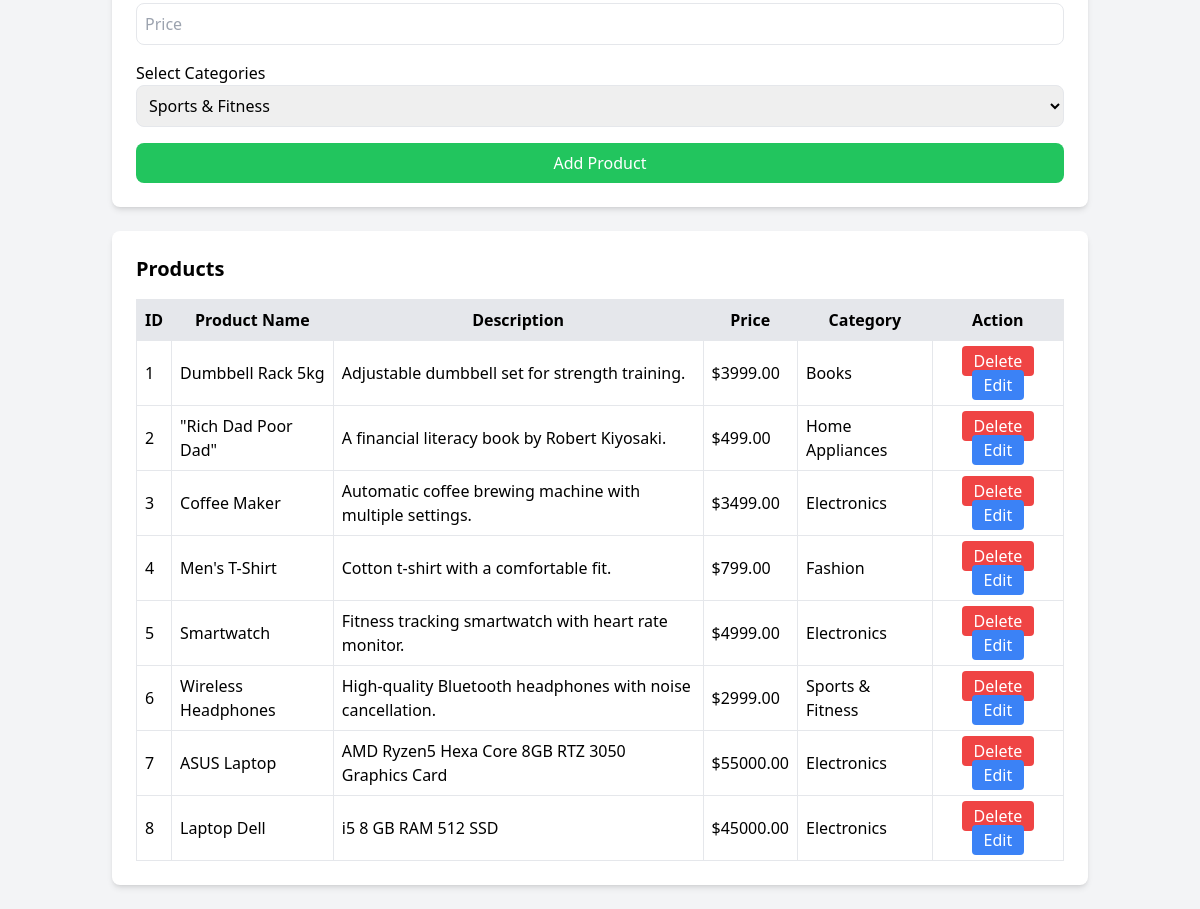
Page /admin-panel/dashboard/ (lower part) on the earlier database version.
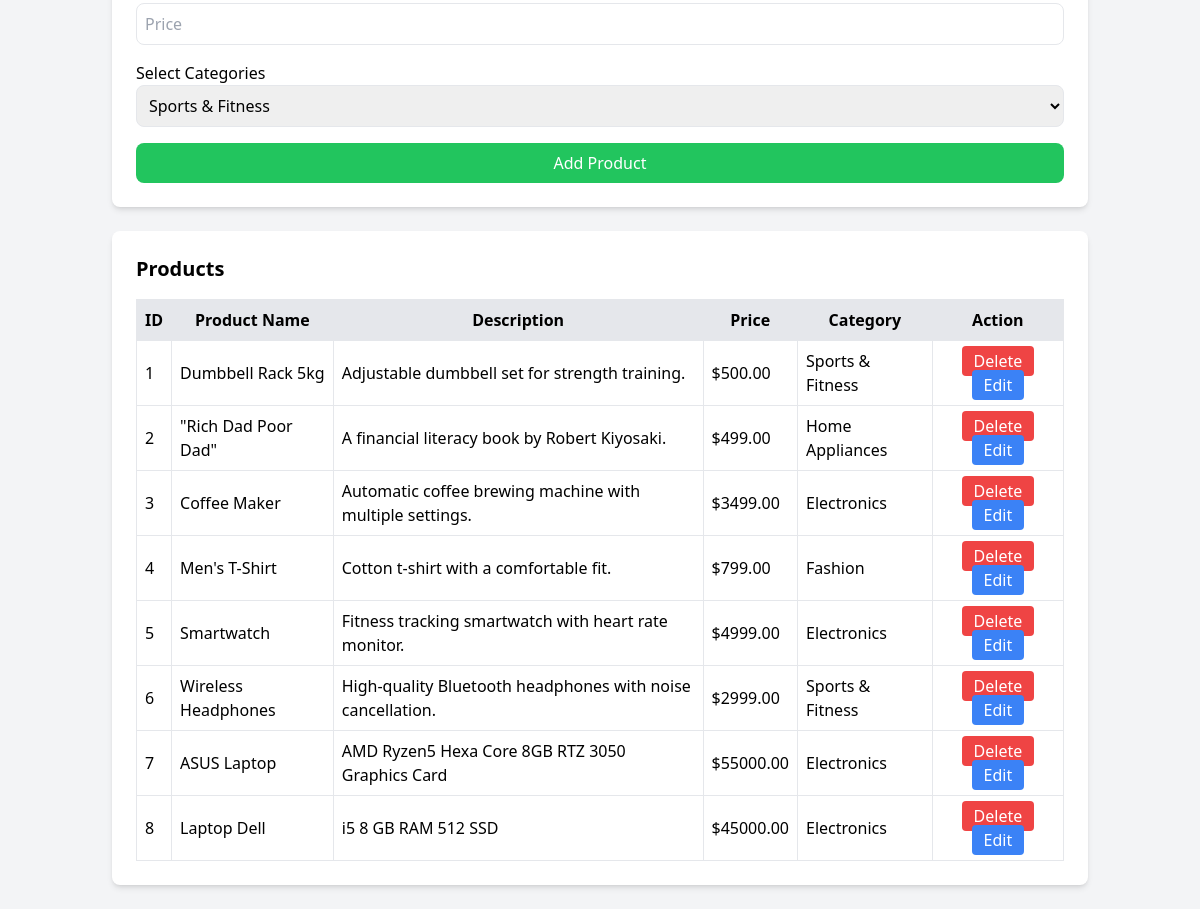
Same page on the later database version.
### adminpanel/models.py (models this page shows, shortened)
class Product(models.Model):
    category = models.ForeignKey(Category, on_delete=models.CASCADE)
    prod_name = models.CharField(max_length=255)
    description = models.TextField()
    price = models.DecimalField(max_digits=10, decimal_places=2)
    created_at = models.DateTimeField(auto_now_add=True)

class Category(models.Model):
    category_name = models.CharField(max_length=100, unique=True)

### adminpanel/views.py (the view, shortened to what this page needs)
# urls.py: path('dashboard/', dashboard, name = "dashboard"),
def dashboard(request):
    cat = Category.objects.all().order_by("-id")
    products = Product.objects.all().order_by("-id")
    categories = Category.objects.all()
    return render(request,"adminhome.html",context={'category_data':cat,'product_data':products,})

### adminpanel/templates/adminhome.html (shortened to what this page needs)
<!DOCTYPE html>
<html lang="en">
<head>
    <script src="https://cdn.tailwindcss.com"></script>
</head>
<body class="bg-gray-100">
    <div class="container mx-auto p-6">
        <div class="bg-white p-6 rounded-lg shadow-md">
            <form method="POST" action="{% url 'add-product' %}"  enctype="multipart/form-data">
                <input type="number" name="price" placeholder="Price" class="w-full p-2 border rounded-lg mb-4">
                <h3>Select Categories</h3>
                <select name="category" class="w-full p-2 border rounded-lg mb-4">
                    {% for category in category_data %}
                    <option value="{{ category.id }}">{{ category.category_name }}</option>
                    {% endfor %}
                </select>
                <button type="submit" class="w-full bg-green-500 text-white py-2 rounded-lg hover:bg-green-600">Add
                    Product</button>
            </form>
        </div>
        <div class="bg-white p-6 rounded-lg shadow-md mt-6">
            <h2 class="text-xl font-semibold mb-4">Products</h2>
            {% if product_data %}
            <table class="w-full border-collapse border border-gray-300">
                <thead>
                    <tr class="bg-gray-200">
                        <th class="border p-2">ID</th>
                        <th class="border p-2">Product Name</th>
                        <th class="border p-2">Description</th>
                        <th class="border p-2">Price</th>
                        <th class="border p-2">Category</th>
                        <th class="border p-2">Action</th>
                    </tr>
                </thead>
                <tbody>
                    {% for product in product_data %}
                    <tr>
                        <td class="border p-2">{{ forloop.counter }}</td>
                        <td class="border p-2">{{ product.prod_name }}</td>
                        <td class="border p-2">{{ product.description }}</td>
                        <td class="border p-2">${{ product.price }}</td>
                        <td class="border p-2">{{ product.category.category_name }}</td>
                        <td class="border p-2 text-center">
                                <a href="{% url 'delete-prod' product.id %}"
                                class="bg-red-500 text-white px-3 py-1 rounded hover:bg-red-600">Delete</a>
                                <a href="{% url 'edit-prod' product.id %}"
                                class="bg-blue-500 text-white px-3 py-1 rounded hover:bg-blue-600">Edit</a>
                        </td>
                    </tr>
                    {% endfor %}
                </tbody>
            </table>
            {% else %}
            <p class="text-gray-500">No products available.</p>
            {% endif %}
        </div>
    </div>
</body>
</html>

Differences in the rows shown:
changed Product "Dumbbell Rack 5kg": price "3999.00" → "500.00"; category.category_name "Books" → "Sports & Fitness"
